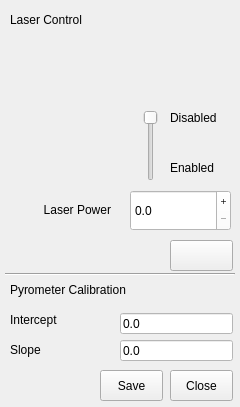
<?xml version="1.0" encoding="UTF-8"?>
<ui version="4.0">
 <class>dialogLaserControl</class>
 <widget class="QDialog" name="dialogLaserControl">
  <property name="geometry">
   <rect>
    <x>0</x>
    <y>0</y>
    <width>240</width>
    <height>407</height>
   </rect>
  </property>
  <property name="sizePolicy">
   <sizepolicy hsizetype="Fixed" vsizetype="Fixed">
    <horstretch>0</horstretch>
    <verstretch>0</verstretch>
   </sizepolicy>
  </property>
  <property name="windowTitle">
   <string>Laser Manual Control</string>
  </property>
  <property name="windowIcon">
   <iconset resource="main.qrc">
    <normaloff>:/main/iconPyMSRun.svg</normaloff>:/main/iconPyMSRun.svg</iconset>
  </property>
  <property name="styleSheet">
   <string notr="true">font: 11pt &quot;Segoe UI&quot;;</string>
  </property>
  <widget class="QLabel" name="imgLaser">
   <property name="geometry">
    <rect>
     <x>11</x>
     <y>50</y>
     <width>100</width>
     <height>100</height>
    </rect>
   </property>
   <property name="styleSheet">
    <string notr="true">image: url(:/main/laser.svg);</string>
   </property>
   <property name="frameShape">
    <enum>QFrame::Shape::NoFrame</enum>
   </property>
   <property name="text">
    <string/>
   </property>
  </widget>
  <widget class="QLabel" name="label">
   <property name="geometry">
    <rect>
     <x>20</x>
     <y>200</y>
     <width>91</width>
     <height>20</height>
    </rect>
   </property>
   <property name="styleSheet">
    <string notr="true"/>
   </property>
   <property name="text">
    <string>Laser Power</string>
   </property>
   <property name="alignment">
    <set>Qt::AlignmentFlag::AlignRight|Qt::AlignmentFlag::AlignTrailing|Qt::AlignmentFlag::AlignVCenter</set>
   </property>
  </widget>
  <widget class="QToolButton" name="btnClose">
   <property name="geometry">
    <rect>
     <x>170</x>
     <y>370</y>
     <width>63</width>
     <height>31</height>
    </rect>
   </property>
   <property name="text">
    <string>Close</string>
   </property>
   <property name="iconSize">
    <size>
     <width>61</width>
     <height>31</height>
    </size>
   </property>
  </widget>
  <widget class="QToolButton" name="btnOn">
   <property name="geometry">
    <rect>
     <x>170</x>
     <y>240</y>
     <width>63</width>
     <height>31</height>
    </rect>
   </property>
   <property name="styleSheet">
    <string notr="true"/>
   </property>
   <property name="text">
    <string/>
   </property>
   <property name="icon">
    <iconset>
     <disabledoff>:/laser/laserform_on_disabled.png</disabledoff>
     <disabledon>:/laser/laserform_on_disabled.png</disabledon>
     <activeoff>:/laser/laserform_on.png</activeoff>
     <activeon>:/laser/laserform_off.png</activeon>
    </iconset>
   </property>
   <property name="iconSize">
    <size>
     <width>61</width>
     <height>31</height>
    </size>
   </property>
   <property name="checkable">
    <bool>true</bool>
   </property>
   <property name="toolButtonStyle">
    <enum>Qt::ToolButtonStyle::ToolButtonIconOnly</enum>
   </property>
  </widget>
  <widget class="QSlider" name="sliderEnable">
   <property name="geometry">
    <rect>
     <x>140</x>
     <y>110</y>
     <width>22</width>
     <height>71</height>
    </rect>
   </property>
   <property name="styleSheet">
    <string notr="true"/>
   </property>
   <property name="maximum">
    <number>2</number>
   </property>
   <property name="singleStep">
    <number>1</number>
   </property>
   <property name="pageStep">
    <number>1</number>
   </property>
   <property name="orientation">
    <enum>Qt::Orientation::Vertical</enum>
   </property>
   <property name="invertedAppearance">
    <bool>true</bool>
   </property>
   <property name="tickPosition">
    <enum>QSlider::TickPosition::NoTicks</enum>
   </property>
   <property name="tickInterval">
    <number>10</number>
   </property>
  </widget>
  <widget class="QLabel" name="label_2">
   <property name="geometry">
    <rect>
     <x>170</x>
     <y>110</y>
     <width>61</width>
     <height>16</height>
    </rect>
   </property>
   <property name="text">
    <string>Disabled</string>
   </property>
  </widget>
  <widget class="QLabel" name="label_3">
   <property name="geometry">
    <rect>
     <x>170</x>
     <y>160</y>
     <width>61</width>
     <height>16</height>
    </rect>
   </property>
   <property name="text">
    <string>Enabled</string>
   </property>
  </widget>
  <widget class="QLabel" name="lblStatus">
   <property name="geometry">
    <rect>
     <x>140</x>
     <y>30</y>
     <width>101</width>
     <height>41</height>
    </rect>
   </property>
   <property name="styleSheet">
    <string notr="true"/>
   </property>
   <property name="frameShape">
    <enum>QFrame::Shape::NoFrame</enum>
   </property>
   <property name="frameShadow">
    <enum>QFrame::Shadow::Plain</enum>
   </property>
   <property name="text">
    <string/>
   </property>
   <property name="textFormat">
    <enum>Qt::TextFormat::PlainText</enum>
   </property>
   <property name="alignment">
    <set>Qt::AlignmentFlag::AlignRight|Qt::AlignmentFlag::AlignTrailing|Qt::AlignmentFlag::AlignVCenter</set>
   </property>
   <property name="textInteractionFlags">
    <set>Qt::TextInteractionFlag::NoTextInteraction</set>
   </property>
  </widget>
  <widget class="QDoubleSpinBox" name="sliderLaser">
   <property name="geometry">
    <rect>
     <x>130</x>
     <y>190</y>
     <width>101</width>
     <height>41</height>
    </rect>
   </property>
   <property name="styleSheet">
    <string notr="true">border-color: rgb(0, 0, 0);
background-color: rgb(255, 255, 255);</string>
   </property>
   <property name="frame">
    <bool>true</bool>
   </property>
   <property name="buttonSymbols">
    <enum>QAbstractSpinBox::ButtonSymbols::PlusMinus</enum>
   </property>
   <property name="decimals">
    <number>1</number>
   </property>
  </widget>
  <widget class="QLineEdit" name="txtPyroIntercept">
   <property name="geometry">
    <rect>
     <x>120</x>
     <y>313</y>
     <width>113</width>
     <height>21</height>
    </rect>
   </property>
   <property name="styleSheet">
    <string notr="true">border-color: rgb(0, 0, 0);
background-color: rgb(255, 255, 255);</string>
   </property>
   <property name="text">
    <string>0.0</string>
   </property>
  </widget>
  <widget class="QLineEdit" name="txtPyroSlope">
   <property name="geometry">
    <rect>
     <x>120</x>
     <y>340</y>
     <width>113</width>
     <height>21</height>
    </rect>
   </property>
   <property name="styleSheet">
    <string notr="true">border-color: rgb(0, 0, 0);
background-color: rgb(255, 255, 255)</string>
   </property>
   <property name="text">
    <string>0.0</string>
   </property>
  </widget>
  <widget class="Line" name="line">
   <property name="geometry">
    <rect>
     <x>5</x>
     <y>273</y>
     <width>230</width>
     <height>3</height>
    </rect>
   </property>
   <property name="orientation">
    <enum>Qt::Orientation::Horizontal</enum>
   </property>
  </widget>
  <widget class="QLabel" name="label_4">
   <property name="geometry">
    <rect>
     <x>10</x>
     <y>310</y>
     <width>81</width>
     <height>20</height>
    </rect>
   </property>
   <property name="text">
    <string>Intercept</string>
   </property>
   <property name="alignment">
    <set>Qt::AlignmentFlag::AlignLeading|Qt::AlignmentFlag::AlignLeft|Qt::AlignmentFlag::AlignVCenter</set>
   </property>
  </widget>
  <widget class="QLabel" name="label_5">
   <property name="geometry">
    <rect>
     <x>10</x>
     <y>340</y>
     <width>81</width>
     <height>20</height>
    </rect>
   </property>
   <property name="text">
    <string>Slope</string>
   </property>
   <property name="alignment">
    <set>Qt::AlignmentFlag::AlignLeading|Qt::AlignmentFlag::AlignLeft|Qt::AlignmentFlag::AlignVCenter</set>
   </property>
  </widget>
  <widget class="QLabel" name="label_6">
   <property name="geometry">
    <rect>
     <x>10</x>
     <y>10</y>
     <width>111</width>
     <height>20</height>
    </rect>
   </property>
   <property name="text">
    <string>Laser Control</string>
   </property>
   <property name="alignment">
    <set>Qt::AlignmentFlag::AlignLeading|Qt::AlignmentFlag::AlignLeft|Qt::AlignmentFlag::AlignVCenter</set>
   </property>
  </widget>
  <widget class="QLabel" name="label_7">
   <property name="geometry">
    <rect>
     <x>10</x>
     <y>280</y>
     <width>211</width>
     <height>20</height>
    </rect>
   </property>
   <property name="text">
    <string>Pyrometer Calibration</string>
   </property>
   <property name="alignment">
    <set>Qt::AlignmentFlag::AlignLeading|Qt::AlignmentFlag::AlignLeft|Qt::AlignmentFlag::AlignVCenter</set>
   </property>
  </widget>
  <widget class="QToolButton" name="btnSave">
   <property name="geometry">
    <rect>
     <x>100</x>
     <y>370</y>
     <width>63</width>
     <height>31</height>
    </rect>
   </property>
   <property name="text">
    <string>Save</string>
   </property>
   <property name="iconSize">
    <size>
     <width>61</width>
     <height>31</height>
    </size>
   </property>
  </widget>
  <zorder>label</zorder>
  <zorder>btnClose</zorder>
  <zorder>btnOn</zorder>
  <zorder>sliderEnable</zorder>
  <zorder>label_2</zorder>
  <zorder>label_3</zorder>
  <zorder>imgLaser</zorder>
  <zorder>lblStatus</zorder>
  <zorder>sliderLaser</zorder>
  <zorder>txtPyroIntercept</zorder>
  <zorder>txtPyroSlope</zorder>
  <zorder>line</zorder>
  <zorder>label_4</zorder>
  <zorder>label_5</zorder>
  <zorder>label_6</zorder>
  <zorder>label_7</zorder>
  <zorder>btnSave</zorder>
 </widget>
 <resources>
  <include location="main.qrc"/>
 </resources>
 <connections/>
</ui>
